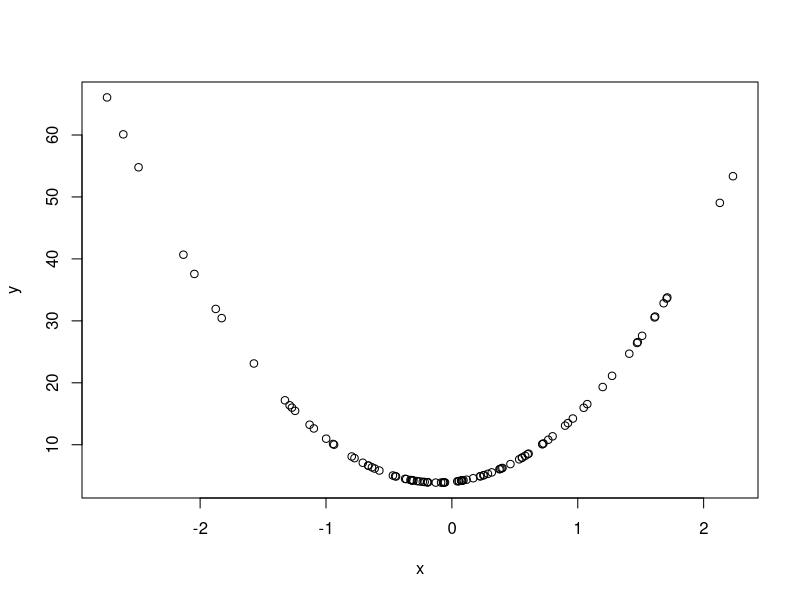
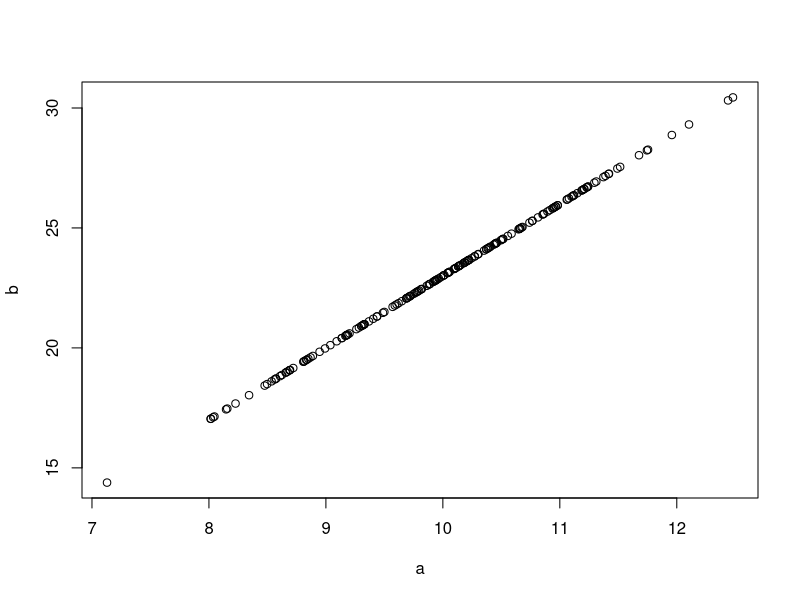

R code for these plots, in order:
## new R Script Stub
## RD Daudt  
##

# plot a parabola
x <- rnorm(100)
y <- (3*x)^2 + 2*x +4
plot(x,y)

# linear plot
a <- rnorm(200, mean=10)
b <- 3*a - 7
plot(a,b)
